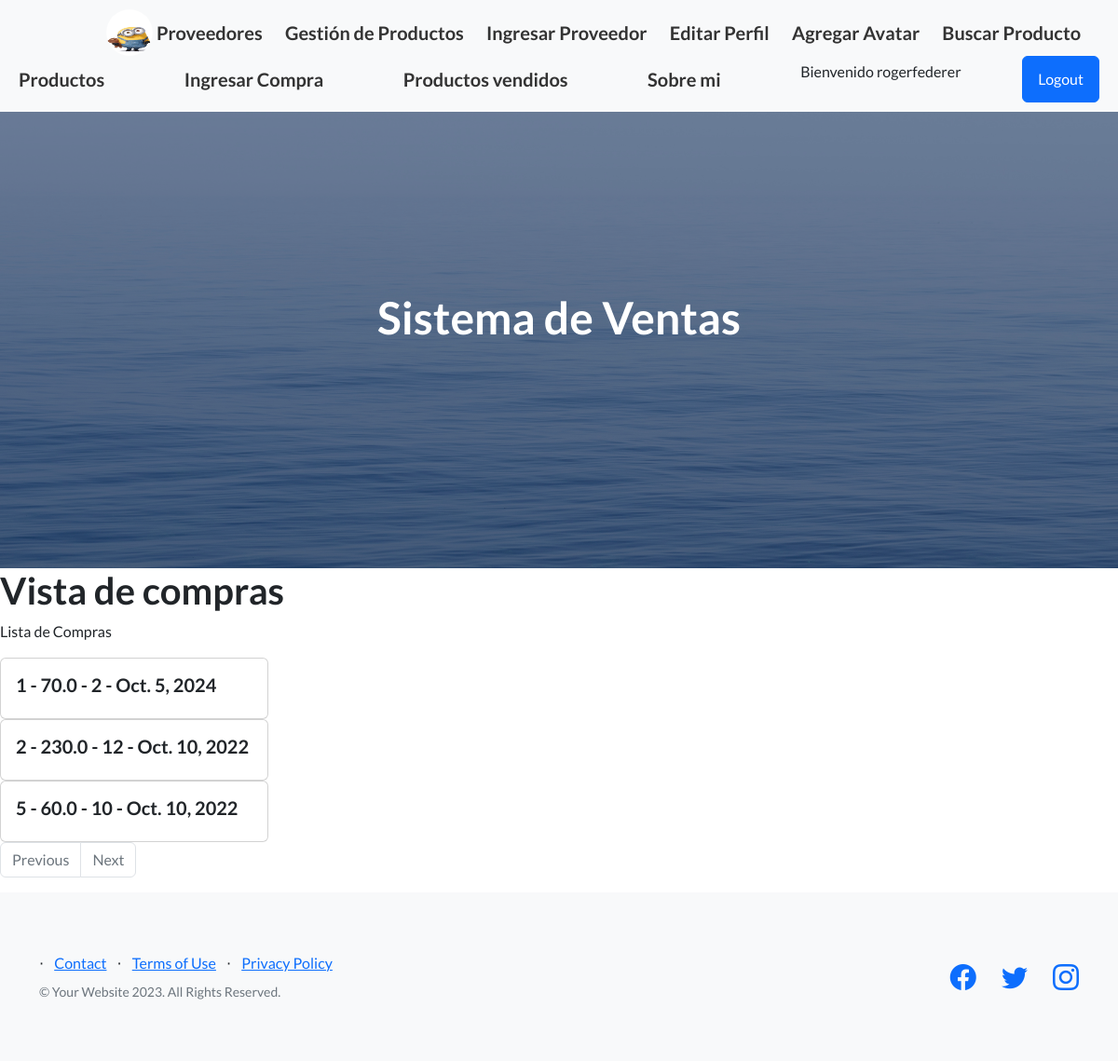
Page /comp-app/compras/0/ (signed in) on the committed database.
### comprasapp/models.py (models this page shows, shortened)
class Avatar(models.Model):
  user = models.OneToOneField(User, on_delete=models.CASCADE)
  imagen = models.ImageField(upload_to='avatares', blank=True, null=True)

class Compra(models.Model):
  nro = models.IntegerField()
  fecha_compra = models.DateField()
  cantidad = models.IntegerField()
  precio_venta = models.FloatField()
  producto = models.ForeignKey(Producto, on_delete=models.CASCADE,null=True)
  proveedor = models.ForeignKey(Proveedor, on_delete=models.CASCADE,null=True)

### comprasapp/views.py (the view)
# urls.py: path('compras/<int:page>/', compras, name='Compras'),
def compras(req, page=0):
  cant_por_pagina = 3
  total_compras = Compra.objects.count()
  max_page = (total_compras - 1) // cant_por_pagina
  if req.GET.get('direccion') == 'next'  and page < max_page:
    page += 1
  elif req.GET.get('direccion') == 'previous'  and page > 0:
    page -= 1
  inicio = int(page) * cant_por_pagina
  final = (int(page)+1) * cant_por_pagina
  lista = Compra.objects.all()[inicio:final]
  return render(req, "compras.html", {"lista_compras": lista, "current_page": page,"max_page": max_page})

### comprasapp/templates/compras.html
{% extends 'padre.html' %}
{% block contenidoQueCambia %}
{% load static %}
<h1>Vista de compras</h1>
<p>Lista de Compras</p>
{% if lista_compras %}
<section class="lista-compras">
 {% for compra in lista_compras %}
  <div class="card" style="width: 18rem;">
    <div class="card-body">
      <h5 class="card-title">{{compra.nro}} - {{compra.precio_venta}} - {{compra.cantidad}} - {{compra.fecha_compra}}</h5>
    </div>
  </div>
  {% endfor %}
</section>
{% else %}
<p>No hay compras disponibles en este momento.</p>
{% endif %}
<nav aria-label="Page navigation example">
  <ul class="pagination">
    <li class="page-item {% if current_page == 0 %}disabled{% endif %}">
      {% if current_page > 0 %}
        <a class="page-link" href="{% url 'Compras' current_page|add:-1 %}?direccion=previous">Previous</a>
      {% else %}
        <span class="page-link">Previous</span>
      {% endif %}
    </li>
    <li class="page-item {% if current_page >= max_page %}disabled{% endif %}">
      {% if current_page < max_page %}
        <a class="page-link" href="{% url 'Compras' current_page|add:1 %}?direccion=next">Next</a>
      {% else %}
        <span class="page-link">Next</span>
      {% endif %}
    </li>
  </ul>
</nav>
{% endblock contenidoQueCambia %}

### comprasapp/templates/padre.html (shortened to what this page needs)
<!DOCTYPE html>
<html lang="en">
  <head>
    {% load static %}
    <link
      href="https://cdn.jsdelivr.net/npm/bootstrap-icons@1.5.0/font/bootstrap-icons.css"
      rel="stylesheet"
      type="text/css"
    />
    <link href="https://cdn.jsdelivr.net/npm/bootstrap@5.1.3/dist/css/bootstrap.min.css" rel="stylesheet">
    <link href="{% static 'css/styles.css' %}" rel="stylesheet" />
    <link href="{% static 'css/mis_estilos.css' %}" rel="stylesheet" />
  </head>
  <body>
    {% include 'navbar.html' %}
    <header class="masthead">
      <div class="container position-relative">
        <div class="row justify-content-center">
          <div class="col-xl-6">
            <div class="text-center text-white">
              <h1 class="mb-5">Sistema de Ventas</h1>
            </div>
          </div>
        </div>
      </div>
    </header>
    {% block contenidoQueCambia %} {% endblock contenidoQueCambia %}
    <footer class="footer bg-light">
      <div class="container">
        <div class="row">
          <div class="col-lg-6 h-100 text-center text-lg-start my-auto">
            <ul class="list-inline mb-2">
              <li class="list-inline-item">⋅</li>
              <li class="list-inline-item"><a href="#!">Contact</a></li>
              <li class="list-inline-item">⋅</li>
              <li class="list-inline-item"><a href="#!">Terms of Use</a></li>
              <li class="list-inline-item">⋅</li>
              <li class="list-inline-item"><a href="#!">Privacy Policy</a></li>
            </ul>
            <p class="text-muted small mb-4 mb-lg-0">
              &copy; Your Website 2023. All Rights Reserved.
            </p>
          </div>
          <div class="col-lg-6 h-100 text-center text-lg-end my-auto">
            <ul class="list-inline mb-0">
              <li class="list-inline-item me-4">
                <a href="#!"><i class="bi-facebook fs-3"></i></a>
              </li>
              <li class="list-inline-item me-4">
                <a href="#!"><i class="bi-twitter fs-3"></i></a>
              </li>
              <li class="list-inline-item">
                <a href="#!"><i class="bi-instagram fs-3"></i></a>
              </li>
            </ul>
          </div>
        </div>
      </div>
    </footer>
  </body>
</html>

### comprasapp/templates/navbar.html (shortened to what this page needs)
<nav class="navbar navbar-light bg-light static-top">
    <div class="container">
      <div class="home-button">
      </div>
      {% if request.user.avatar %}
        <img src="{{request.user.avatar.imagen.url}}" alt="Avatar" style="width: 50px; height: 50px; border-radius: 50%;">
      {% endif %}
      {% if request.user.is_staff %}
        <a class="navbar-brand" href="{% url 'Proveedores' 0 %}">Proveedores</a>
        <a class="navbar-brand" href="{% url 'ListaProductos' %}"> Gestión de Productos</a>
        <a class="navbar-brand" href="{% url 'proveedor_formulario' %}">Ingresar Proveedor</a>
        <a class="navbar-brand" href="{% url 'EditaPerfil' %}">Editar Perfil</a>
        <a class="navbar-brand" href="{% url 'AgregarAvatar' %}">Agregar Avatar</a>
      {% endif %}
      <a class="navbar-brand" href="{% url 'BusquedaMarca' %}">Buscar Producto</a>
      <a class="navbar-brand" href="{% url 'Productos' 0 %}"> Productos</a>
      <a class="navbar-brand" href="{% url 'compra_formulario' %}">Ingresar Compra</a>
      <a class="navbar-brand" href="{% url 'Compras' 0 %}">Productos vendidos</a>
      <a class="navbar-brand" href="{% url 'about' %}">Sobre mi</a>
      {% if user.is_authenticated %}
        <p>Bienvenido {{user.username}}</p>
        <form method="post" action="{% url 'Logout' %}"> {% csrf_token %}
          <button class="btn btn-primary" type="submit">Logout</button>
        </form>
      {% else %}
        <a class="btn btn-primary" href="{% url 'Login' %}">Ingresar</a>
        <a class="btn btn-primary" href="{% url 'Registrar' %}">Registrar</a>
      {% endif %}
    </div>
  </nav>

### comprasapp/static/css/mis_estilos.css (style rules this page uses)
.home-button { padding-right: 170px; margin-left: -150px; }
.navbar { background-color: #f8f9fa; padding: 10px 0; display: flex; justify-content: space-between; align-items: center; }
.navbar .container { display: flex; justify-content: space-between; align-items: center; width: 100%; max-width: 1200px; margin: 0 auto; padding: 0 20px; }
.navbar .navbar-brand { margin-right: 20px; text-decoration: none; color: #333; font-weight: bold; position: relative; }

### rows in the picture
Compra: nro "1", precio_venta "70.0", cantidad "2", fecha_compra "Oct. 5, 2024"
Compra: nro "2", precio_venta "230.0", cantidad "12", fecha_compra "Oct. 10, 2022"
Compra: nro "5", precio_venta "60.0", cantidad "10", fecha_compra "Oct. 10, 2022"

### other values in the picture
{{ user.username }} "rogerfederer"
